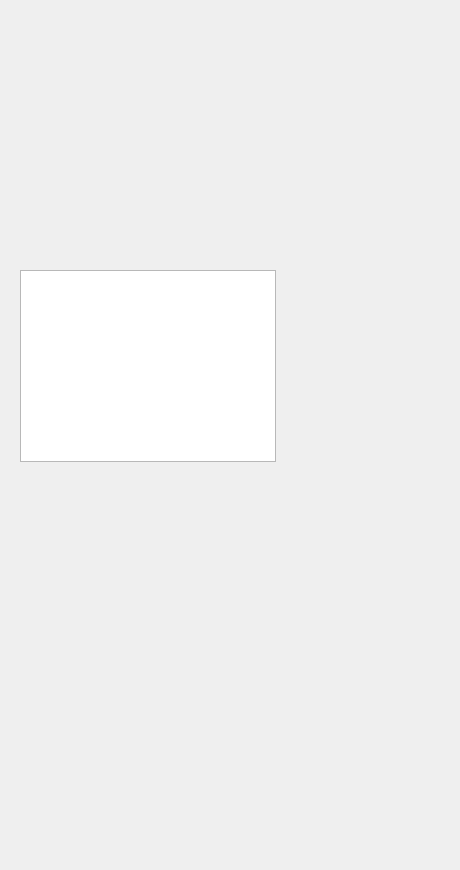
<?xml version="1.0" encoding="UTF-8"?>
<ui version="4.0">
 <class>Dialog</class>
 <widget class="QDialog" name="Dialog">
  <property name="geometry">
   <rect>
    <x>0</x>
    <y>0</y>
    <width>460</width>
    <height>870</height>
   </rect>
  </property>
  <property name="windowTitle">
   <string>Dialog</string>
  </property>
  <widget class="QListView" name="listView">
   <property name="geometry">
    <rect>
     <x>20</x>
     <y>270</y>
     <width>256</width>
     <height>192</height>
    </rect>
   </property>
  </widget>
 </widget>
 <resources/>
 <connections/>
</ui>
